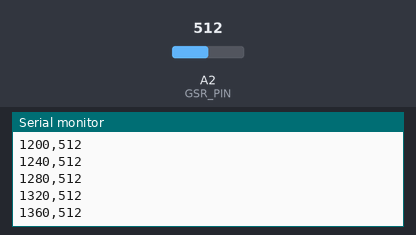
Simulated run of this sketch. Board: Arduino Uno, built with avr-gcc and run on an emulated ATmega328P. On the bench: the last lines printed to the serial monitor. The inputs (shaded band) are chosen by the test bench; at power-on: A2 (GSR_PIN) = 512.

Above: at 1.4 s.
1.5 s: A2 (GSR_PIN) set to 716
At 1.99 s:
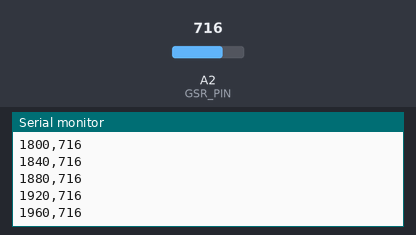
3.0 s: A2 (GSR_PIN) set to 900
At 3.27 s:
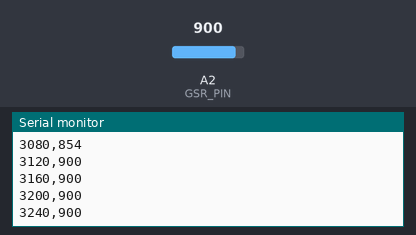
Timing chart, 0 to 6.0 s (numbered marks = the images above; inputs shaded):
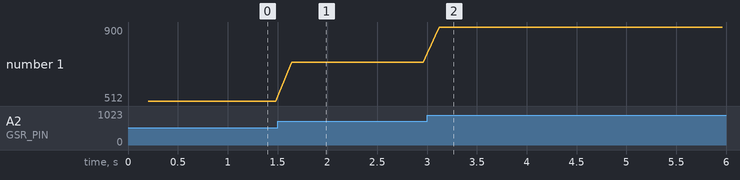

The sketch:

gsr_stream.ino
```cpp
/*
 * Life Guardian — Grove GSR 스트리머
 *
 * 하는 일은 하나뿐이다: ADC를 읽어 한 줄씩 내보낸다.
 *   <millis>,<raw 0..1023>\n
 *
 * 해석·보정·필터링은 전부 브라우저(src/lib/sensors/serial-gsr.ts)에서 한다.
 * 보정 상수를 바꿀 때마다 펌웨어를 다시 굽고 싶지 않기 때문이다.
 *
 * ── 배선 ─────────────────────────────────────────────
 *   Grove GSR  →  Arduino
 *     SIG      →  A2      ← GSR_PIN과 반드시 일치시킬 것
 *     GND      →  GND
 *     VCC      →  5V
 *   (Grove Base Shield를 쓰면 A2 포트에 그대로 꽂으면 된다)
 *
 *   포트를 옮겼다면 아래 GSR_PIN도 같이 바꾼다. 핀이 어긋나면 읽는 쪽이
 *   비어 있는 핀(floating)이 되는데, 이때도 값은 그럴듯하게 나온다 —
 *   중간값 근처에서 ±2 정도로 잔잔히 흔들린다. 신호가 죽은 줄 모르고
 *   넘어가기 딱 좋으므로, 배선을 바꾼 뒤에는 전극을 뺐다 꼈다 하며
 *   값이 실제로 움직이는지 반드시 확인한다.
 *
 * ── 보드 ─────────────────────────────────────────────
 *   Arduino UNO / Nano / Leonardo 아무거나.
 *   Web Serial은 보드를 가리지 않는다.
 *
 * ── 사용 ─────────────────────────────────────────────
 *   1. 이 스케치를 업로드한다
 *   2. **시리얼 모니터를 닫는다** (포트를 점유하면 브라우저가 열지 못한다)
 *   3. /operator 에서 신호 모드를 '실기기'로 바꾸고 포트를 선택한다
 *
 * ── 착용 ─────────────────────────────────────────────
 *   전극은 같은 손의 검지·중지 첫 마디에. 꽉 조이면 혈류가 막혀 값이 흐른다.
 *   착용 후 2~3분은 값이 계속 오른다(전극-피부 수화). 베이스라인은 그 뒤에 잡는다.
 *
 * ── 무착용 기준값 재기 (모듈을 바꾸면 반드시) ──────────
 *   Seeed 공식 절차는 보드의 트림팟을 돌려 무착용 시 512가 되게 맞추라고 한다.
 *   우리는 나사를 돌리는 대신 **실측해서 코드 상수로 박는다.** 부스에서
 *   드라이버를 들 일이 없고, 값이 문서로 남는다.
 *
 *   1. 전극을 손에서 빼서 책상에 내려놓는다 (개방 회로)
 *   2. 터미널에서 20초쯤 값을 본다:
 *        (stty 115200 raw -echo; cat) < /dev/cu.usbserial-XXX | awk -F, '{print $2}'
 *   3. 값이 안정되면 그 수를 src/lib/sensors/serial-gsr.ts 의
 *      GSR_CALIBRATION 에 넣는다 (개체별로 다르면 생성자 인자로 넘긴다)
 *
 *   이 값이 틀리면 신호가 조용히 뭉개진다. 오류로 보이지 않는 게 함정이다.
 *   2026-08 실측: 분리 683 / 착용 486 → 512로 뒀을 때 신호가 1/7로 줄었다.
 */

const int GSR_PIN = A2;

// 25Hz — 브라우저 쪽 시뮬레이터 틱과 같은 주기.
// GSR은 원래 느린 신호라 이보다 빠르게 볼 이유가 없고,
// 더 느리면 SCR의 상승 구간(1~3초)이 뭉개진다.
const unsigned long SAMPLE_INTERVAL_MS = 40;

// 짧은 이동평균. ADC 노이즈만 걷어내고 신호 모양은 건드리지 않는다.
// 창을 더 키우면 SCR의 시작 시점이 뒤로 밀린다.
const int SMOOTH_N = 4;

int buf[SMOOTH_N];
int bufIndex = 0;
bool bufFilled = false;
unsigned long lastSample = 0;

void setup() {
  Serial.begin(115200);
  // 보드가 준비될 때까지 잠깐 기다린다 (Leonardo 계열에서 첫 줄이 잘리는 것 방지)
  delay(200);
  for (int i = 0; i < SMOOTH_N; i++) buf[i] = analogRead(GSR_PIN);
  bufFilled = true;
  // 주석 줄은 파서가 무시한다 (serial-gsr.ts의 '#' 규칙)
  Serial.println("# life-guardian gsr stream 25hz millis,raw");
}

void loop() {
  unsigned long now = millis();
  if (now - lastSample < SAMPLE_INTERVAL_MS) return;
  lastSample = now;

  buf[bufIndex] = analogRead(GSR_PIN);
  bufIndex = (bufIndex + 1) % SMOOTH_N;

  long sum = 0;
  for (int i = 0; i < SMOOTH_N; i++) sum += buf[i];
  int smoothed = (int)(sum / SMOOTH_N);

  Serial.print(now);
  Serial.print(',');
  Serial.println(smoothed);
}
```

Measured:
- after the input at 1.5 s, the serial monitor: prints a new line at once (image 1)
- plotted number 1: 512 → 716 after the input at 1.5 s
